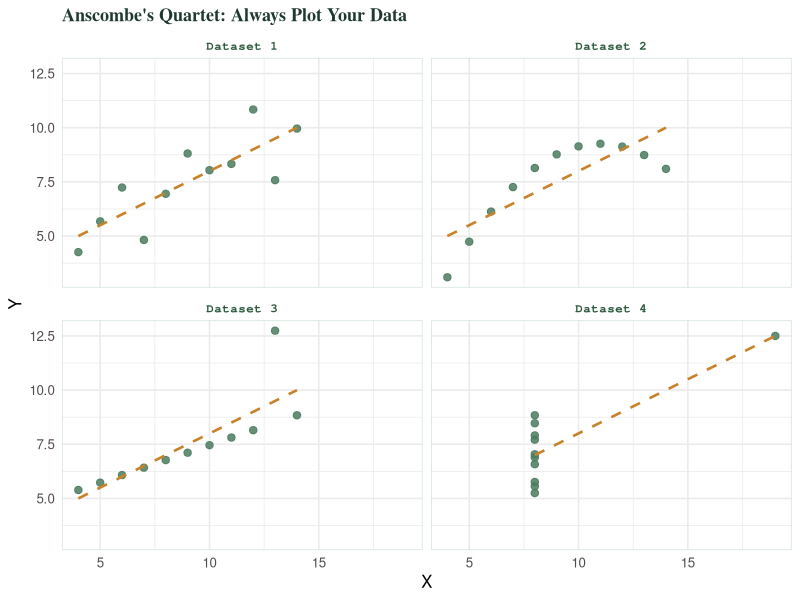
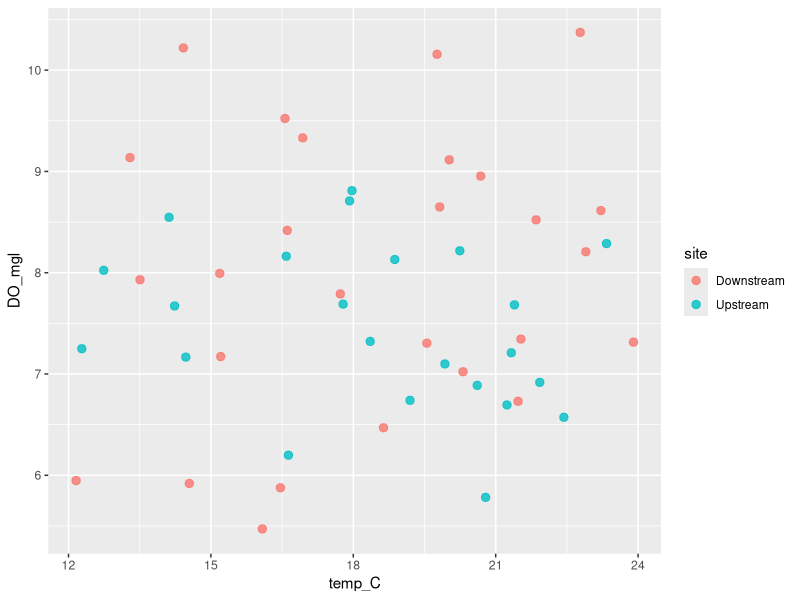
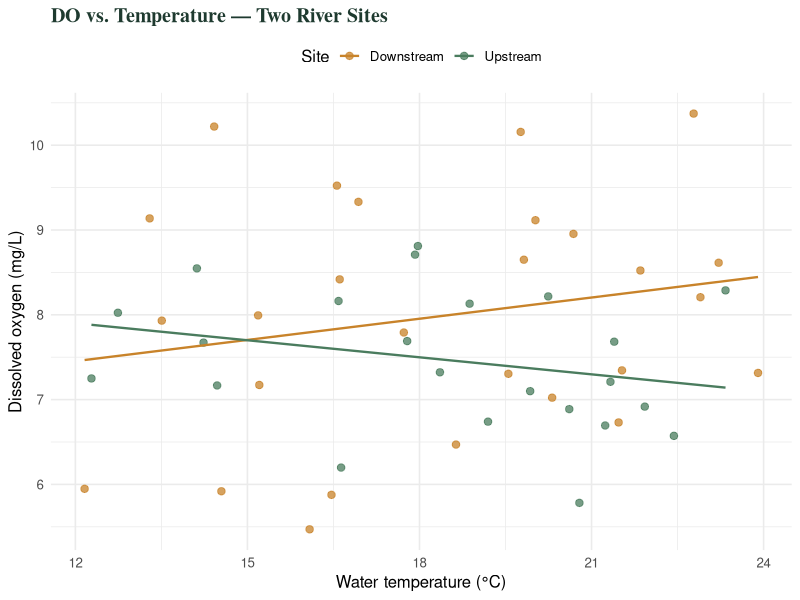
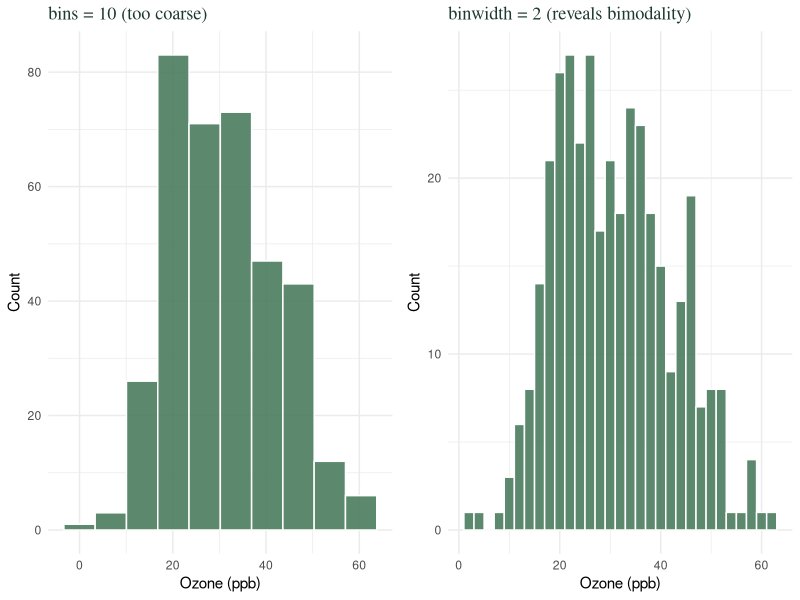
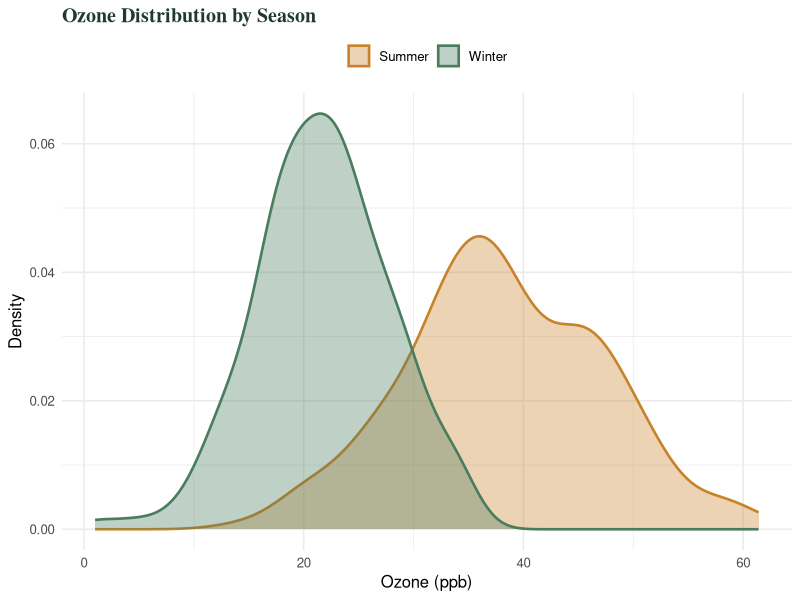
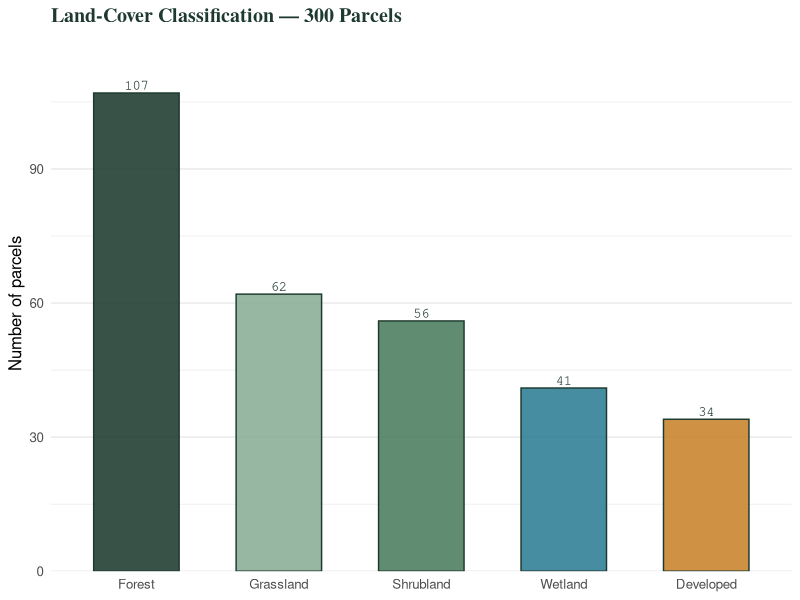
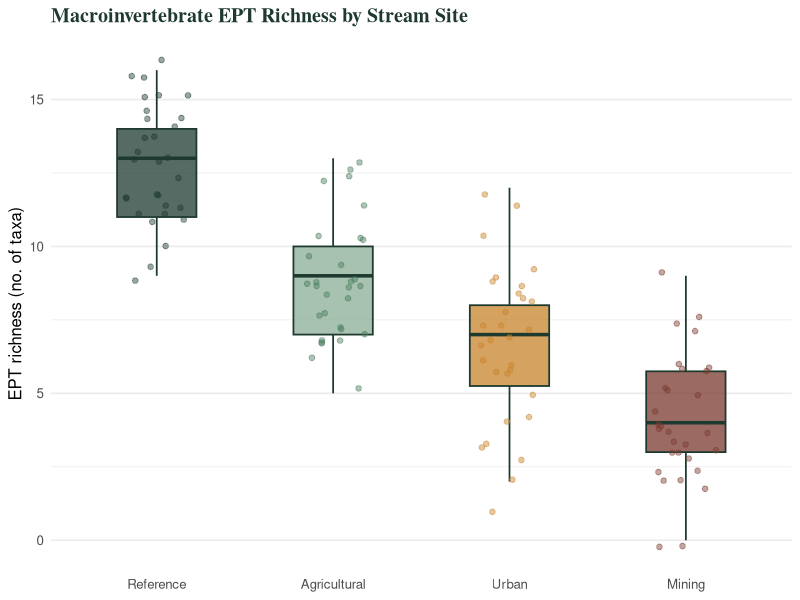
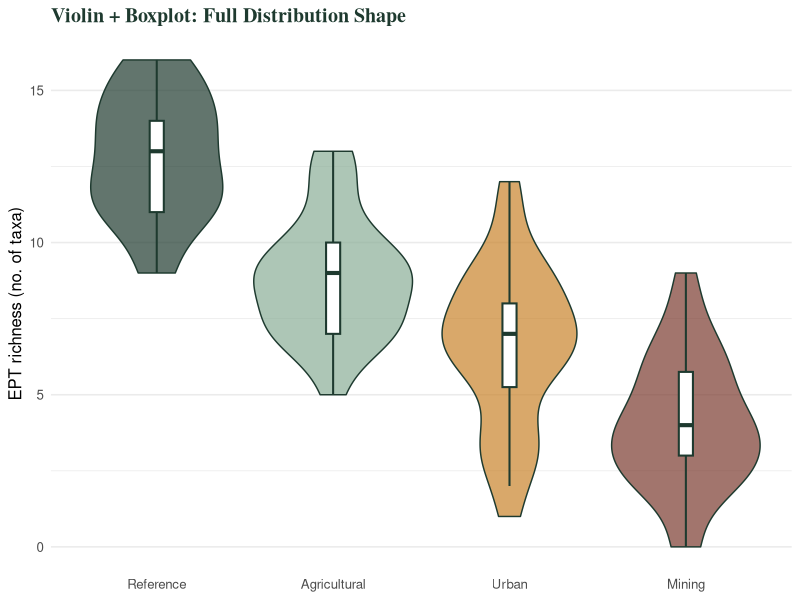

Recreate these plots in R, in order.
## ---- chunk 1
knitr::opts_chunk$set(
  echo    = TRUE,
  warning = FALSE,
  message = FALSE,
  fig.width  = 7,
  fig.height = 4
)
library(ggplot2)
library(dplyr)
library(tidyr)
## ---- chunk 2
# Anscombe's Quartet is built into base R
data(anscombe)

# Reshape to long format for ggplot
ansc_long <- data.frame(
  set = rep(1:4, each = 11),
  x   = c(anscombe$x1, anscombe$x2, anscombe$x3, anscombe$x4),
  y   = c(anscombe$y1, anscombe$y2, anscombe$y3, anscombe$y4)
)
## ---- chunk 3
# All four datasets have (nearly) identical summary statistics
ansc_long |>
  group_by(set) |>
  summarise(
    mean_x = round(mean(x), 2),
    mean_y = round(mean(y), 2),
    sd_x   = round(sd(x),   2),
    sd_y   = round(sd(y),   2),
    r      = round(cor(x, y), 2)
  ) |>
  knitr::kable(
    col.names = c("Dataset", "Mean X", "Mean Y", "SD X", "SD Y", "Correlation r"),
    caption   = "Anscombe's Quartet: four structurally different datasets with identical summary statistics."
  )
## ---- chunk 4
ggplot(ansc_long, aes(x, y)) +
  geom_point(colour = "#4a7c5e", size = 2.2, alpha = 0.85) +
  geom_smooth(method = "lm", se = FALSE,
              colour = "#c8832a", linewidth = 0.9, linetype = "dashed") +
  facet_wrap(~ paste("Dataset", set), nrow = 2) +
  labs(x = "X", y = "Y",
       title = "Anscombe's Quartet: Always Plot Your Data") +
  theme_minimal(base_size = 12) +
  theme(
    plot.title   = element_text(family = "serif", face = "bold",
                                colour = "#1e3a2f", size = 13),
    strip.text   = element_text(family = "mono", size = 9,
                                colour = "#2d5a3d", face = "bold"),
    panel.border = element_rect(colour = "#d4e6da", fill = NA)
  )
## ---- chunk 5
knitr::kable(
  data.frame(
    Layer       = c("**Data**", "**Aesthetics** `aes()`", "**Geometry** `geom_*()`",
                    "**Statistics** `stat_*()`", "**Scales** `scale_*()`",
                    "**Facets** `facet_*()`", "**Theme** `theme()`"),
    Purpose     = c("The data frame being plotted",
                    "Map variables to visual properties: x, y, colour, fill, size, shape",
                    "The geometric object: point, line, bar, boxplot, ribbon…",
                    "Statistical transformation before drawing: bin, smooth, summarise",
                    "Control axis limits, colour palettes, axis labels",
                    "Split the plot into small multiples by a grouping variable",
                    "All non-data ink: fonts, grid lines, background, margins"),
    Example     = c("`data = river_df`",
                    "`aes(x = temp, y = DO, colour = site)`",
                    "`geom_point()`, `geom_line()`, `geom_boxplot()`",
                    "`stat_smooth()`, `stat_bin()`",
                    "`scale_colour_manual()`, `scale_x_log10()`",
                    "`facet_wrap(~ year)`, `facet_grid(site ~ season)`",
                    "`theme_minimal()`, `theme(legend.position = 'bottom')`")
  ),
  col.names = c("Layer", "Purpose", "Example"),
  escape    = FALSE
)
## ---- chunk 6
set.seed(1)
river <- data.frame(
  temp_C = runif(50, 12, 24),
  DO_mgl = 14 - 0.35 * runif(50, 12, 24) + rnorm(50, 0, 0.5),
  site   = sample(c("Upstream", "Downstream"), 50, replace = TRUE)
)

# Layer 1: data.  Layer 2: aesthetics.  Layer 3: geometry.
ggplot(data = river,                        # Layer 1 — data
       aes(x = temp_C, y = DO_mgl,          # Layer 2 — aesthetics
           colour = site)) +
  geom_point(size = 2.5, alpha = 0.8)       # Layer 3 — geometry
## ---- chunk 7
ggplot(river, aes(x = temp_C, y = DO_mgl, colour = site)) +
  geom_point(size = 2.2, alpha = 0.75) +
  geom_smooth(method = "lm", se = FALSE, linewidth = 0.8) +   # stat layer
  scale_colour_manual(                                          # scale layer
    values = c("Upstream" = "#4a7c5e", "Downstream" = "#c8832a"),
    name   = "Site"
  ) +
  labs(                                                         # labels
    x     = "Water temperature (°C)",
    y     = "Dissolved oxygen (mg/L)",
    title = "DO vs. Temperature — Two River Sites"
  ) +
  theme_minimal(base_size = 12) +                              # theme layer
  theme(
    plot.title  = element_text(family = "serif", face = "bold",
                               colour = "#1e3a2f"),
    legend.position = "top"
  )
## ---- chunk 8
set.seed(5)
# Daily maximum ozone (ppb) at a monitoring station — one year
ozone <- data.frame(
  ppb  = c(rnorm(200, mean = 38, sd = 9),    # typical summer days
           rnorm(165, mean = 22, sd = 6)),    # winter / clean days
  season = c(rep("Summer", 200), rep("Winter", 165))
)
## ---- chunk 9
p1 <- ggplot(ozone, aes(ppb)) +
  geom_histogram(bins = 10, fill = "#4a7c5e", colour = "white", alpha = 0.9) +
  labs(title = "bins = 10 (too coarse)", x = "Ozone (ppb)", y = "Count") +
  theme_minimal(base_size = 11) +
  theme(plot.title = element_text(family = "serif", colour = "#1e3a2f"))

p2 <- ggplot(ozone, aes(ppb)) +
  geom_histogram(binwidth = 2, fill = "#4a7c5e", colour = "white", alpha = 0.9) +
  labs(title = "binwidth = 2 (reveals bimodality)", x = "Ozone (ppb)", y = "Count") +
  theme_minimal(base_size = 11) +
  theme(plot.title = element_text(family = "serif", colour = "#1e3a2f"))

gridExtra::grid.arrange(p1, p2, ncol = 2)
## ---- chunk 10
ggplot(ozone, aes(ppb, fill = season, colour = season)) +
  geom_density(alpha = 0.35, linewidth = 0.9) +
  scale_fill_manual(values  = c("Summer" = "#c8832a", "Winter" = "#4a7c5e")) +
  scale_colour_manual(values = c("Summer" = "#c8832a", "Winter" = "#4a7c5e")) +
  labs(x = "Ozone (ppb)", y = "Density",
       title  = "Ozone Distribution by Season",
       fill   = NULL, colour = NULL) +
  theme_minimal(base_size = 12) +
  theme(
    plot.title      = element_text(family = "serif", face = "bold", colour = "#1e3a2f"),
    legend.position = "top"
  )
## ---- chunk 11
set.seed(8)
# Land-cover classification from remote sensing (n = 300 parcels)
landcover <- data.frame(
  class = sample(
    c("Forest", "Shrubland", "Grassland", "Wetland", "Developed"),
    size = 300, replace = TRUE,
    prob = c(0.34, 0.22, 0.18, 0.12, 0.14)
  )
)
## ---- chunk 12
landcover |>
  count(class) |>
  mutate(class = forcats::fct_reorder(class, n, .desc = TRUE)) |>
  ggplot(aes(class, n, fill = class)) +
  geom_col(width = 0.6, colour = "#1e3a2f", alpha = 0.88) +
  geom_text(aes(label = n), vjust = -0.4,
            family = "mono", size = 3.5, colour = "#1e3a2f") +
  scale_fill_manual(values = c(
    "Forest"    = "#1e3a2f",
    "Shrubland" = "#4a7c5e",
    "Grassland" = "#8aad96",
    "Wetland"   = "#2e7d94",
    "Developed" = "#c8832a"
  )) +
  scale_y_continuous(expand = expansion(mult = c(0, 0.12))) +
  labs(x = NULL, y = "Number of parcels",
       title = "Land-Cover Classification — 300 Parcels") +
  theme_minimal(base_size = 12) +
  theme(
    plot.title      = element_text(family = "serif", face = "bold", colour = "#1e3a2f"),
    legend.position = "none",
    panel.grid.major.x = element_blank()
  )
## ---- chunk 13
set.seed(14)
# Macroinvertebrate EPT richness (sensitive taxa) at four stream sites
ept <- data.frame(
  site     = rep(c("Reference", "Urban", "Agricultural", "Mining"), each = 30),
  richness = c(
    round(rnorm(30, 12, 2.1)),   # Reference  — highest quality
    round(rnorm(30,  7, 2.8)),   # Urban
    round(rnorm(30,  9, 2.4)),   # Agricultural
    round(rnorm(30,  4, 1.9))    # Mining — most impaired
  )
) |>
  mutate(site = factor(site,
    levels = c("Reference", "Agricultural", "Urban", "Mining")))
## ---- chunk 14
ggplot(ept, aes(site, richness, fill = site)) +
  geom_boxplot(width = 0.45, outlier.shape = NA,     # hide outlier points —
               colour = "#1e3a2f", alpha = 0.75,     # we show all raw data below
               linewidth = 0.6) +
  geom_jitter(aes(colour = site), width = 0.18,
              size = 1.6, alpha = 0.45) +
  scale_fill_manual(values = c(
    "Reference"    = "#1e3a2f",
    "Agricultural" = "#8aad96",
    "Urban"        = "#c8832a",
    "Mining"       = "#7a3a2f"
  )) +
  scale_colour_manual(values = c(
    "Reference"    = "#1e3a2f",
    "Agricultural" = "#4a7c5e",
    "Urban"        = "#c8832a",
    "Mining"       = "#7a3a2f"
  )) +
  labs(x = NULL, y = "EPT richness (no. of taxa)",
       title = "Macroinvertebrate EPT Richness by Stream Site") +
  theme_minimal(base_size = 12) +
  theme(
    plot.title         = element_text(family = "serif", face = "bold", colour = "#1e3a2f"),
    legend.position    = "none",
    panel.grid.major.x = element_blank()
  )
## ---- chunk 15
ggplot(ept, aes(site, richness, fill = site)) +
  geom_violin(trim = TRUE, colour = "#1e3a2f",
              alpha = 0.7, linewidth = 0.5) +
  geom_boxplot(width = 0.08, fill = "white",
               colour = "#1e3a2f", outlier.shape = NA, linewidth = 0.7) +
  scale_fill_manual(values = c(
    "Reference"    = "#1e3a2f",
    "Agricultural" = "#8aad96",
    "Urban"        = "#c8832a",
    "Mining"       = "#7a3a2f"
  )) +
  labs(x = NULL, y = "EPT richness (no. of taxa)",
       title = "Violin + Boxplot: Full Distribution Shape") +
  theme_minimal(base_size = 12) +
  theme(
    plot.title         = element_text(family = "serif", face = "bold", colour = "#1e3a2f"),
    legend.position    = "none",
    panel.grid.major.x = element_blank()
  )
## ---- chunk 16
ept_summary <- ept |>
  group_by(site) |>
  summarise(
    n    = n(),
    mean = mean(richness),
    se   = sd(richness) / sqrt(n),
    t_crit = qt(0.975, df = n - 1),
    lower  = mean - t_crit * se,
    upper  = mean + t_crit * se
  )

ggplot(ept_summary, aes(site, mean, colour = site)) +
  geom_hline(yintercept = ept_summary$mean[ept_summary$site == "Reference"],
             linetype = "dashed", colour = "#aaaaaa", linewidth = 0.6) +
  geom_errorbar(aes(ymin = lower, ymax = upper),
                width = 0.15, linewidth = 1.1) +
  geom_point(size = 4) +
  scale_colour_manual(values = c(
    "Reference"    = "#1e3a2f",
    "Agricultural" = "#4a7c5e",
    "Urban"        = "#c8832a",
    "Mining"       = "#7a3a2f"
  )) +
  labs(x = NULL, y = "Mean EPT richness ± 95% CI",
       title = "Mean EPT Richness with 95% Confidence Intervals") +
  theme_minimal(base_size = 12) +
  theme(
    plot.title      = element_text(family = "serif", face = "bold", colour = "#1e3a2f"),
    legend.position = "none"
  )
## ---- chunk 17
set.seed(21)
n <- 80
soil <- data.frame(
  organic_pct = runif(n, 1, 8),
  moisture    = NA,
  bulk_density = NA
)
soil$moisture     <- 12 + 4.5 * soil$organic_pct + rnorm(n, 0, 3)
soil$bulk_density <- 1.85 - 0.08 * soil$organic_pct + rnorm(n, 0, 0.08)
soil$land_use     <- sample(c("Forest", "Cropland"), n, replace = TRUE,
                             prob = c(0.5, 0.5))
## ---- chunk 18
ggplot(soil, aes(organic_pct, moisture, colour = land_use)) +
  geom_point(size = 2.2, alpha = 0.7) +
  geom_smooth(aes(group = 1), method  = "loess", span = 0.8,
              colour = "#1e3a2f", fill = "#d4e6da",
              linewidth = 1, se = TRUE) +
  geom_smooth(aes(group = 1), method = "lm", se = FALSE,
              colour = "#c8832a", linetype = "dashed",
              linewidth = 0.8) +
  scale_colour_manual(
    values = c("Forest" = "#4a7c5e", "Cropland" = "#c8832a"),
    name   = "Land use"
  ) +
  labs(
    x     = "Soil organic matter (%)",
    y     = "Volumetric moisture (%)",
    title = "Soil Moisture vs. Organic Matter"
  ) +
  theme_minimal(base_size = 12) +
  theme(
    plot.title      = element_text(family = "serif", face = "bold", colour = "#1e3a2f"),
    legend.position = "top"
  )
## ---- chunk 19
ggplot(soil, aes(organic_pct, moisture)) +
  geom_point(aes(colour = land_use), size = 1.9, alpha = 0.65) +
  geom_smooth(method = "lm", colour = "#1e3a2f",
              fill = "#d4e6da", linewidth = 1) +
  facet_wrap(~ land_use) +
  scale_colour_manual(values = c("Forest" = "#4a7c5e", "Cropland" = "#c8832a")) +
  labs(x = "Soil organic matter (%)", y = "Volumetric moisture (%)") +
  theme_minimal(base_size = 12) +
  theme(
    strip.text      = element_text(family = "mono", face = "bold",
                                   colour = "#1e3a2f", size = 10),
    legend.position = "none"
  )
## ---- chunk 20
pairs(
  soil[, c("organic_pct", "moisture", "bulk_density")],
  pch    = 20, cex = 0.7,
  col    = ifelse(soil$land_use == "Forest", "#4a7c5e", "#c8832a"),
  labels = c("Organic\nmatter (%)", "Moisture\n(%)", "Bulk\ndensity\n(g/cm³)"),
  panel  = function(x, y, ...) {
    points(x, y, ...)
    lines(lowess(x, y), col = "#1e3a2f", lwd = 1.5)
  },
  main = "Soil Variable Pairs"
)
## ---- chunk 21
set.seed(33)
# Monthly mean streamflow (m³/s) — 5 years of a hypothetical CA watershed
months <- seq(as.Date("2019-01-01"), as.Date("2023-12-01"), by = "month")
n_mo   <- length(months)

# Seasonal signal + long-term decline + noise
seasonal   <- 12 * sin((seq_len(n_mo) - 2) * 2 * pi / 12) + 8
trend      <- seq(0, -4, length.out = n_mo)
streamflow <- data.frame(
  date  = months,
  flow  = pmax(0.2, seasonal + trend + rnorm(n_mo, 0, 2)),
  year  = format(months, "%Y")
)
## ---- chunk 22
ggplot(streamflow, aes(date, flow)) +
  geom_area(fill = "#d4e6da", colour = NA, alpha = 0.6) +
  geom_line(colour = "#2d5a3d", linewidth = 0.85) +
  geom_point(colour = "#1e3a2f", size = 1.2, alpha = 0.6) +
  scale_x_date(date_breaks = "1 year", date_labels = "%Y") +
  labs(
    x     = NULL,
    y     = "Mean monthly streamflow (m³/s)",
    title = "Streamflow — Hypothetical CA Watershed, 2019–2023"
  ) +
  theme_minimal(base_size = 12) +
  theme(
    plot.title      = element_text(family = "serif", face = "bold", colour = "#1e3a2f"),
    panel.grid.minor = element_blank()
  )
## ---- chunk 23
streamflow |>
  mutate(month_num = as.integer(format(date, "%m")),
         month_lbl = format(date, "%b")) |>
  mutate(month_lbl = factor(month_lbl, levels = month.abb)) |>
  ggplot(aes(month_lbl, flow, group = year, colour = year)) +
  geom_line(linewidth = 1) +
  geom_point(size = 1.8) +
  scale_colour_manual(
    values = c("2019" = "#1e3a2f", "2020" = "#2d5a3d",
               "2021" = "#4a7c5e", "2022" = "#8aad96", "2023" = "#c8832a"),
    name = "Year"
  ) +
  labs(x = NULL, y = "Streamflow (m³/s)",
       title = "Monthly Streamflow by Year") +
  theme_minimal(base_size = 11) +
  theme(
    plot.title      = element_text(family = "serif", face = "bold", colour = "#1e3a2f"),
    axis.text.x     = element_text(size = 8),
    legend.position = "top"
  )
## ---- chunk 24
p_bad <- ggplot(ept, aes(site, richness, fill = site)) +
  geom_boxplot(outlier.shape = NA, linewidth = 0.5) +
  scale_fill_manual(values = c("red", "orange", "green", "blue")) +
  labs(title = "❌ Rainbow colours", x = NULL, y = "EPT richness") +
  theme_minimal(base_size = 11) +
  theme(legend.position = "none",
        plot.title = element_text(colour = "#bf360c", face = "bold"))

p_good <- ggplot(ept, aes(site, richness, fill = site)) +
  geom_boxplot(outlier.shape = NA, linewidth = 0.5) +
  scale_fill_brewer(palette = "Dark2") +
  labs(title = "✅ ColorBrewer 'Dark2'", x = NULL, y = "EPT richness") +
  theme_minimal(base_size = 11) +
  theme(legend.position = "none",
        plot.title = element_text(colour = "#1b5e20", face = "bold"))

gridExtra::grid.arrange(p_bad, p_good, ncol = 2)
## ---- chunk 25
p_trunc <- ggplot(ept_summary, aes(site, mean, colour = site)) +
  geom_errorbar(aes(ymin = lower, ymax = upper),
                width = 0.15, linewidth = 1) +
  geom_point(size = 3.5) +
  coord_cartesian(ylim = c(3, 14)) +
  scale_colour_manual(values = c("#1e3a2f","#4a7c5e","#c8832a","#7a3a2f")) +
  labs(title = "❌ Truncated y-axis", x = NULL, y = "Mean EPT richness") +
  theme_minimal(base_size = 11) +
  theme(legend.position = "none",
        plot.title = element_text(colour = "#bf360c", face = "bold"))

p_zero <- ggplot(ept_summary, aes(site, mean, colour = site)) +
  geom_errorbar(aes(ymin = lower, ymax = upper),
                width = 0.15, linewidth = 1) +
  geom_point(size = 3.5) +
  expand_limits(y = 0) +
  scale_colour_manual(values = c("#1e3a2f","#4a7c5e","#c8832a","#7a3a2f")) +
  labs(title = "✅ Axis from zero", x = NULL, y = "Mean EPT richness") +
  theme_minimal(base_size = 11) +
  theme(legend.position = "none",
        plot.title = element_text(colour = "#1b5e20", face = "bold"))

gridExtra::grid.arrange(p_trunc, p_zero, ncol = 2)
## ---- chunk 26
base_plot <- ggplot(soil, aes(organic_pct, moisture)) +
  geom_point(colour = "#4a7c5e", alpha = 0.6) +
  geom_smooth(method = "lm", se = FALSE, colour = "#1e3a2f") +
  labs(x = "Organic matter (%)", y = "Moisture (%)")

p_default <- base_plot +
  labs(title = "❌ Default grey theme") +
  theme_grey(base_size = 11) +
  theme(plot.title = element_text(colour = "#bf360c", face = "bold"))

p_clean <- base_plot +
  labs(title = "✅ Minimal theme, refined") +
  theme_minimal(base_size = 11) +
  theme(
    plot.title       = element_text(family = "serif", face = "bold",
                                    colour = "#1b5e20"),
    panel.grid.minor = element_blank(),
    panel.grid.major = element_line(colour = "#ede8df", linewidth = 0.5),
    axis.line        = element_line(colour = "#3a3a38", linewidth = 0.4)
  )

gridExtra::grid.arrange(p_default, p_clean, ncol = 2)
## ---- chunk 27
soil_means <- soil |>
  group_by(land_use) |>
  summarise(x = mean(organic_pct), y = mean(moisture))

ggplot(soil, aes(organic_pct, moisture, colour = land_use)) +
  geom_point(size = 2, alpha = 0.55) +
  geom_smooth(method = "lm", se = FALSE, linewidth = 1) +
  geom_text(data = soil_means,
            aes(x = x + 0.3, y = y + 2, label = land_use, colour = land_use),
            fontface = "bold", family = "mono", size = 3.8) +
  scale_colour_manual(values = c("Forest" = "#1e3a2f", "Cropland" = "#c8832a")) +
  labs(
    x     = "Soil organic matter (%)",
    y     = "Volumetric moisture (%)",
    title = "Moisture increases with organic matter — more strongly in forest soils"
  ) +
  theme_minimal(base_size = 12) +
  theme(
    plot.title      = element_text(family = "serif", face = "bold",
                                   colour = "#1e3a2f", size = 11),
    legend.position = "none"
  )
## ---- chunk 28
knitr::kable(
  data.frame(
    Goal = c(
      "Understand distribution of one variable",
      "Understand distribution of one variable",
      "Count observations per category",
      "Compare distributions across groups",
      "Compare distributions across groups (large n)",
      "Compare means across groups (inference)",
      "Show relationship between two continuous variables",
      "Show three variables simultaneously",
      "Show change over time",
      "Compare many variables pairwise"
    ),
    `Best choice` = c(
      "Histogram (`geom_histogram()`)",
      "Density plot (`geom_density()`)",
      "Bar chart, sorted (`geom_col()` + `fct_reorder()`)",
      "Boxplot + jitter (`geom_boxplot()` + `geom_jitter()`)",
      "Violin + embedded boxplot (`geom_violin()` + `geom_boxplot()`)",
      "Point + CI (`geom_point()` + `geom_errorbar()`)",
      "Scatterplot + smoother (`geom_point()` + `geom_smooth()`)",
      "Scatterplot, colour/size encodes 3rd variable",
      "Line plot (`geom_line()` + `scale_x_date()`)",
      "Pairs plot (`pairs()` or `GGally::ggpairs()`)"
    ),
    `Avoid` = c(
      "Pie chart; bars of means",
      "Histogram with too few or too many bins",
      "Pie chart; 3-D bar chart",
      "Bar chart of means only ('dynamite plot')",
      "Single mean ± SD bar",
      "Bar chart of means without CI",
      "Line chart (implies continuity between discrete points)",
      "3-D scatterplot (almost never interpretable)",
      "Bar chart; connecting non-temporal measurements",
      "Correlation heatmap without scatterplot check"
    )
  ),
  col.names = c("Goal", "Best choice", "Avoid"),
  caption   = "Plot selection guide. The best choice depends on your data structure and the question you want to answer visually."
)
## ---- chunk 29
# sessionInfo()   # uncomment for reproducibility reporting
